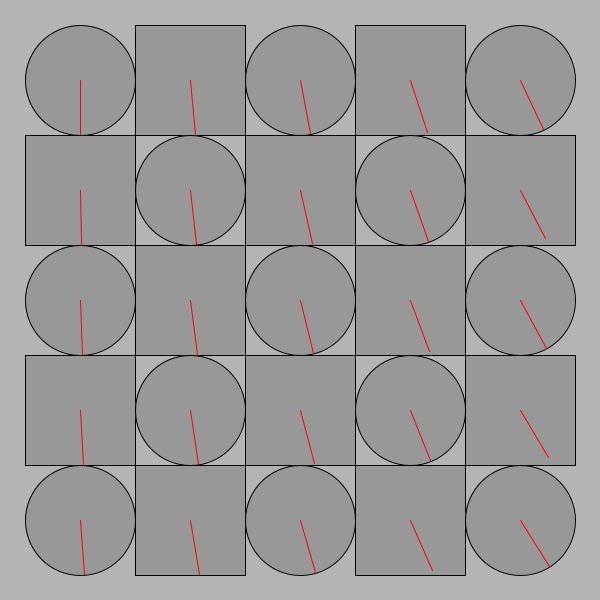
Frame 1 (no input)
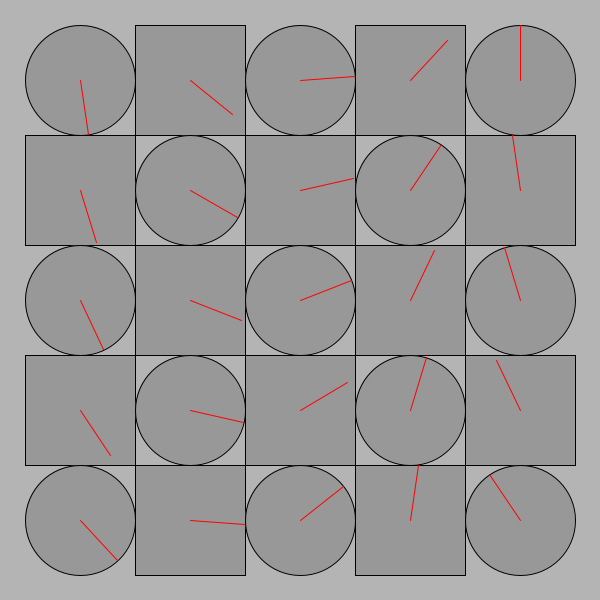
Frame 60 (the mouse pressed at the canvas centre just before this capture)
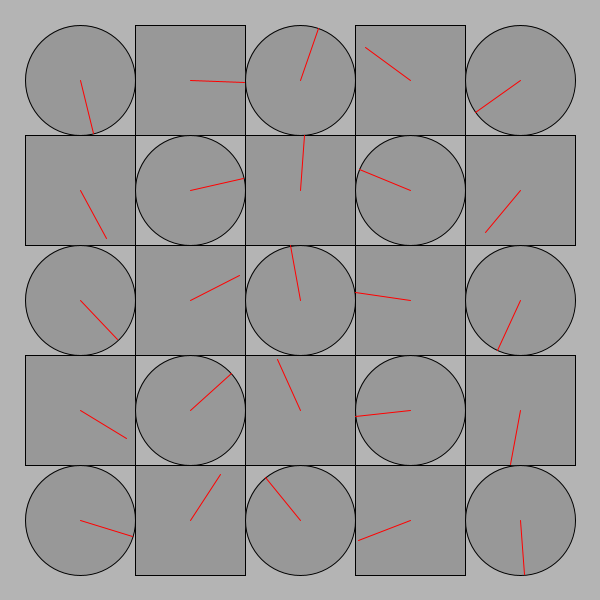
Frame 120 (the mouse held since frame 60 and released just before this capture)

The Processing sketch that drew these frames (run headless with seeded random() and noise(); from frame 60 on, the mouse is pressed at the canvas centre):

// Processing sketch: processing_151568
// ── processing_151568.pde

/*
 * Creative Coding
 * Week 2, 04 - The Clocks
 * by Indae Hwang and Jon McCormack
 * Copyright (c) 2014 Monash University
 *
 * This program draws a grid of circular "clocks", whose hands move according to the elasped time.
 * The higher the clock number the faster it moves, the first clock takes 1 min to go all the way around.
 * The function "movingCircle" is used to draw each clock. It is passed the position, size and hand angle
 * as arguments.
 * 
 */

void setup() {
  size(600, 600);
  background(180);
  rectMode(CENTER);
  noStroke();
}


void draw() {
  background(180);
  noStroke();

  int num = 5;
  int margin = 80;

  float gutter = 0; //distance between each cell
  float cellsize = ( width - (2 * margin) - gutter * (num - 1) ) / (num - 1);

  int circleNumber = 0; // counter

  for (int i=0; i<num; i++) {
    for (int j=0; j<num; j++) {
      ++circleNumber;
       
      float tx = margin + cellsize * i + gutter * i;
      float ty = margin + cellsize * j + gutter * j;
      if(circleNumber % 2 != 0)
        movingCircle(tx, ty, cellsize, circleNumber * TWO_PI * millis() / 60000.0);
      else
        movingCircle2(tx, ty, cellsize, circleNumber * TWO_PI * millis() / 60000.0);
      
    }
  }
}//end of draw 


void movingCircle(float x, float y, float size, float angle) {

  // calculate endpoint of the line
  float tempX = x + (size / 2) * sin(angle);
  float tempY = y + (size / 2) * cos(angle);

  stroke(0);
  strokeWeight(1);
  fill(140, 180);
  ellipse(x, y, size, size); // circle

  stroke(255, 0, 0);
  line(x, y, tempX, tempY); // red line
}
void movingCircle2(float x, float y, float size, float angle) {

  // calculate endpoint of the line
  float tempX = x + (size / 2) * sin(angle);
  float tempY = y + (size / 2) * cos(angle);

  stroke(0);
  strokeWeight(1);
  fill(140, 180);
  rect(x, y, size, size); // circle

  stroke(255, 0, 0);
  line(x, y, tempX, tempY); // red line
}
